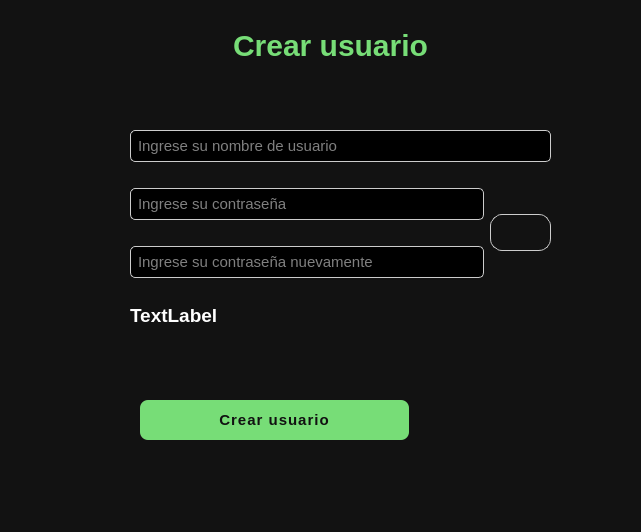
<?xml version="1.0" encoding="UTF-8"?>
<ui version="4.0">
 <class>CreateUserDialog</class>
 <widget class="QDialog" name="CreateUserDialog">
  <property name="geometry">
   <rect>
    <x>0</x>
    <y>0</y>
    <width>641</width>
    <height>532</height>
   </rect>
  </property>
  <property name="windowTitle">
   <string>Dialog</string>
  </property>
  <property name="styleSheet">
   <string notr="true">QWidget {
					background-color: #121212;
					color: #ffffff;
					font-family: Segoe UI;
					font-size: 14px;
				}</string>
  </property>
  <widget class="QLabel" name="lblAppName">
   <property name="enabled">
    <bool>true</bool>
   </property>
   <property name="geometry">
    <rect>
     <x>180</x>
     <y>20</y>
     <width>301</width>
     <height>51</height>
    </rect>
   </property>
   <property name="styleSheet">
    <string notr="true">QLabel {
    font-family: &quot;Segoe UI&quot;, Arial, sans-serif;
    font-size: 30px;
    font-weight: bold;
    color: #77dd77;
    qproperty-alignment: 'AlignCenter';
}
</string>
   </property>
   <property name="text">
    <string>Crear usuario</string>
   </property>
   <property name="alignment">
    <set>Qt::AlignCenter</set>
   </property>
  </widget>
  <widget class="QWidget" name="gridLayoutWidget">
   <property name="geometry">
    <rect>
     <x>130</x>
     <y>110</y>
     <width>421</width>
     <height>241</height>
    </rect>
   </property>
   <layout class="QGridLayout" name="gridLayout">
    <item row="2" column="0">
     <widget class="QLineEdit" name="txtPassword_2">
      <property name="styleSheet">
       <string notr="true">QLineEdit {
				background-color: rgba(0,0,0,50) ;
				color: white;
				font-size: 15px;
				background-color: transparente;
				border: 1px solid #cccccc;
				border-radius: 5px;
				padding: 5px;
				}</string>
      </property>
      <property name="inputMethodHints">
       <set>Qt::ImhHiddenText|Qt::ImhNoAutoUppercase|Qt::ImhNoPredictiveText|Qt::ImhSensitiveData</set>
      </property>
      <property name="echoMode">
       <enum>QLineEdit::Password</enum>
      </property>
      <property name="placeholderText">
       <string>Ingrese su contraseña nuevamente</string>
      </property>
     </widget>
    </item>
    <item row="1" column="0">
     <widget class="QLineEdit" name="txtPassword">
      <property name="styleSheet">
       <string notr="true">QLineEdit {
				background-color: rgba(0,0,0,50) ;
				color: white;
				font-size: 15px;
				background-color: transparente;
				border: 1px solid #cccccc;
				border-radius: 5px;
				padding: 5px;
				}</string>
      </property>
      <property name="inputMethodHints">
       <set>Qt::ImhHiddenText|Qt::ImhNoAutoUppercase|Qt::ImhNoPredictiveText|Qt::ImhSensitiveData</set>
      </property>
      <property name="echoMode">
       <enum>QLineEdit::Password</enum>
      </property>
      <property name="placeholderText">
       <string>Ingrese su contraseña</string>
      </property>
     </widget>
    </item>
    <item row="1" column="1" rowspan="2">
     <widget class="QPushButton" name="btnShowPwd">
      <property name="sizePolicy">
       <sizepolicy hsizetype="Expanding" vsizetype="Fixed">
        <horstretch>0</horstretch>
        <verstretch>0</verstretch>
       </sizepolicy>
      </property>
      <property name="minimumSize">
       <size>
        <width>32</width>
        <height>32</height>
       </size>
      </property>
      <property name="maximumSize">
       <size>
        <width>61</width>
        <height>37</height>
       </size>
      </property>
      <property name="cursor">
       <cursorShape>PointingHandCursor</cursorShape>
      </property>
      <property name="styleSheet">
       <string notr="true">QPushButton{
	border: 1px solid #cccccc;	
    border-radius: 12px;
    background-color: transparent;
    image: url(presentation/icons/closed.png);
    width: 24px;
    height: 24px;
}

QPushButton{
    image: url(presentation/icons/open.png);
}
</string>
      </property>
      <property name="text">
       <string/>
      </property>
      <property name="iconSize">
       <size>
        <width>30</width>
        <height>30</height>
       </size>
      </property>
     </widget>
    </item>
    <item row="0" column="0" colspan="2">
     <widget class="QLineEdit" name="txtUser">
      <property name="enabled">
       <bool>true</bool>
      </property>
      <property name="styleSheet">
       <string notr="true">QLineEdit {
				background-color: rgba(0,0,0,50) ;
				color: white;
				font-size: 15px;
				background-color: transparente;
				border: 1px solid #cccccc;
				border-radius: 5px;
				padding: 5px;
				}</string>
      </property>
      <property name="inputMethodHints">
       <set>Qt::ImhHiddenText|Qt::ImhSensitiveData</set>
      </property>
      <property name="placeholderText">
       <string>Ingrese su nombre de usuario</string>
      </property>
     </widget>
    </item>
    <item row="3" column="0" colspan="2" alignment="Qt::AlignLeft">
     <widget class="QLabel" name="lblValidUser">
      <property name="enabled">
       <bool>false</bool>
      </property>
      <property name="sizePolicy">
       <sizepolicy hsizetype="Expanding" vsizetype="Fixed">
        <horstretch>0</horstretch>
        <verstretch>0</verstretch>
       </sizepolicy>
      </property>
      <property name="cursor">
       <cursorShape>ForbiddenCursor</cursorShape>
      </property>
      <property name="styleSheet">
       <string notr="true">QLabel {
	font-size: 15px;
	font-weight: bold;
}</string>
      </property>
      <property name="locale">
       <locale language="Spanish" country="LatinAmerica"/>
      </property>
      <property name="text">
       <string>&lt;html&gt;&lt;head/&gt;&lt;body&gt;&lt;p&gt;&lt;span style=&quot; font-size:14pt;&quot;&gt;TextLabel&lt;/span&gt;&lt;/p&gt;&lt;/body&gt;&lt;/html&gt;</string>
      </property>
      <property name="alignment">
       <set>Qt::AlignLeading|Qt::AlignLeft|Qt::AlignVCenter</set>
      </property>
      <property name="wordWrap">
       <bool>true</bool>
      </property>
     </widget>
    </item>
   </layout>
  </widget>
  <widget class="QPushButton" name="btnCreateUser">
   <property name="geometry">
    <rect>
     <x>140</x>
     <y>400</y>
     <width>269</width>
     <height>40</height>
    </rect>
   </property>
   <property name="cursor">
    <cursorShape>PointingHandCursor</cursorShape>
   </property>
   <property name="styleSheet">
    <string notr="true">QPushButton{
                        background-color: #77dd77 ;
                        border: none;
                        border-radius: 8px;
                        padding: 10px 18px;
                        color: #111111;
                        font-size: 15px;
                        font-weight: bold;
						  letter-spacing: 1px;
                        }

QPushButton:hover{
                        background-color:#66cc66;       
    			            }
	
QPushButton:pressed{
                        background-color:#55aa55;
                }</string>
   </property>
   <property name="text">
    <string>Crear usuario</string>
   </property>
  </widget>
 </widget>
 <resources/>
 <connections/>
</ui>
